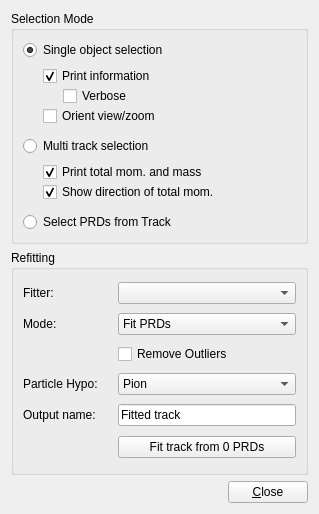
<?xml version="1.0" encoding="UTF-8"?>
<ui version="4.0">
 <class>TrackSysSettingsInteractionsForm</class>
 <widget class="QWidget" name="TrackSysSettingsInteractionsForm">
  <property name="geometry">
   <rect>
    <x>0</x>
    <y>0</y>
    <width>319</width>
    <height>514</height>
   </rect>
  </property>
  <property name="windowTitle">
   <string>Form</string>
  </property>
  <layout class="QVBoxLayout" name="verticalLayout">
   <item>
    <widget class="QGroupBox" name="groupBox_3">
     <property name="title">
      <string>Selection Mode</string>
     </property>
     <layout class="QVBoxLayout">
      <item>
       <widget class="QRadioButton" name="radioButton_selmode_single">
        <property name="text">
         <string>Single object selection</string>
        </property>
        <property name="checked">
         <bool>true</bool>
        </property>
       </widget>
      </item>
      <item>
       <layout class="QVBoxLayout">
        <property name="spacing">
         <number>0</number>
        </property>
        <property name="leftMargin">
         <number>20</number>
        </property>
        <property name="bottomMargin">
         <number>4</number>
        </property>
        <item>
         <layout class="QVBoxLayout">
          <property name="spacing">
           <number>0</number>
          </property>
          <item>
           <widget class="QCheckBox" name="checkBox_selsingle_printinfo">
            <property name="text">
             <string>Print information</string>
            </property>
            <property name="checked">
             <bool>true</bool>
            </property>
           </widget>
          </item>
          <item>
           <layout class="QHBoxLayout">
            <item>
             <spacer>
              <property name="orientation">
               <enum>Qt::Horizontal</enum>
              </property>
              <property name="sizeType">
               <enum>QSizePolicy::Fixed</enum>
              </property>
              <property name="sizeHint" stdset="0">
               <size>
                <width>20</width>
                <height>20</height>
               </size>
              </property>
             </spacer>
            </item>
            <item>
             <widget class="QCheckBox" name="checkBox_selsingle_printinfo_verbose">
              <property name="text">
               <string>Verbose</string>
              </property>
             </widget>
            </item>
           </layout>
          </item>
         </layout>
        </item>
        <item>
         <widget class="QCheckBox" name="checkBox_selsingle_orientzoom">
          <property name="text">
           <string>Orient view/zoom</string>
          </property>
         </widget>
        </item>
       </layout>
      </item>
      <item>
       <widget class="QRadioButton" name="radioButton_selmode_multitracks">
        <property name="text">
         <string>Multi track selection</string>
        </property>
       </widget>
      </item>
      <item>
       <layout class="QVBoxLayout">
        <property name="spacing">
         <number>0</number>
        </property>
        <property name="leftMargin">
         <number>20</number>
        </property>
        <property name="bottomMargin">
         <number>4</number>
        </property>
        <item>
         <widget class="QCheckBox" name="checkBox_sel_printtotmom">
          <property name="text">
           <string>Print total mom. and mass</string>
          </property>
          <property name="checked">
           <bool>true</bool>
          </property>
         </widget>
        </item>
        <item>
         <widget class="QCheckBox" name="checkBox_sel_showtotmom">
          <property name="text">
           <string>Show direction of total mom.</string>
          </property>
          <property name="checked">
           <bool>true</bool>
          </property>
         </widget>
        </item>
       </layout>
      </item>
      <item>
       <widget class="QRadioButton" name="radioButton_selmode_trackfits">
        <property name="toolTip">
         <string>Particularly useful for refit from PRDs</string>
        </property>
        <property name="text">
         <string>Select PRDs from Track</string>
        </property>
       </widget>
      </item>
     </layout>
    </widget>
   </item>
   <item>
    <widget class="QGroupBox" name="groupBox_refitting">
     <property name="title">
      <string>Refitting</string>
     </property>
     <layout class="QGridLayout" name="gridLayout">
      <item row="0" column="0">
       <widget class="QLabel" name="label">
        <property name="text">
         <string>Fitter:</string>
        </property>
       </widget>
      </item>
      <item row="0" column="1" colspan="2">
       <widget class="QComboBox" name="comboBox_fitters">
        <property name="toolTip">
         <string>Select from currently available fitters</string>
        </property>
       </widget>
      </item>
      <item row="1" column="1" colspan="2">
       <widget class="QComboBox" name="comboBox_fitterMode">
        <property name="toolTip">
         <string>Chooses the mode in which the fitter runs.</string>
        </property>
        <item>
         <property name="text">
          <string>Fit PRDs</string>
         </property>
        </item>
        <item>
         <property name="text">
          <string>Refit Track</string>
         </property>
        </item>
       </widget>
      </item>
      <item row="2" column="1" colspan="2">
       <widget class="QCheckBox" name="checkBox_removeOutliers">
        <property name="text">
         <string>Remove Outliers</string>
        </property>
       </widget>
      </item>
      <item row="3" column="0">
       <widget class="QLabel" name="label_4">
        <property name="text">
         <string>Particle Hypo:</string>
        </property>
       </widget>
      </item>
      <item row="3" column="1" colspan="2">
       <widget class="QComboBox" name="comboBox_particleHypo">
        <property name="toolTip">
         <string>Chooses the mode in which the fitter runs.</string>
        </property>
        <item>
         <property name="text">
          <string>Pion</string>
         </property>
        </item>
        <item>
         <property name="text">
          <string>Non Interacting</string>
         </property>
        </item>
        <item>
         <property name="text">
          <string>Electron</string>
         </property>
        </item>
        <item>
         <property name="text">
          <string>Muon</string>
         </property>
        </item>
        <item>
         <property name="text">
          <string>Kaon</string>
         </property>
        </item>
        <item>
         <property name="text">
          <string>Proton</string>
         </property>
        </item>
        <item>
         <property name="text">
          <string>Photon</string>
         </property>
        </item>
       </widget>
      </item>
      <item row="4" column="0">
       <widget class="QLabel" name="label_2">
        <property name="text">
         <string>Output name:</string>
        </property>
       </widget>
      </item>
      <item row="4" column="1" colspan="2">
       <widget class="QLineEdit" name="lineEdit_fittedTrackCollName">
        <property name="text">
         <string>Fitted track</string>
        </property>
       </widget>
      </item>
      <item row="5" column="0">
       <spacer name="horizontalSpacer">
        <property name="orientation">
         <enum>Qt::Horizontal</enum>
        </property>
        <property name="sizeType">
         <enum>QSizePolicy::Preferred</enum>
        </property>
        <property name="sizeHint" stdset="0">
         <size>
          <width>78</width>
          <height>24</height>
         </size>
        </property>
       </spacer>
      </item>
      <item row="5" column="1" colspan="2">
       <widget class="QPushButton" name="pushButton_refit">
        <property name="text">
         <string>Fit track from 0 PRDs</string>
        </property>
       </widget>
      </item>
      <item row="1" column="0">
       <widget class="QLabel" name="label_3">
        <property name="text">
         <string>Mode:</string>
        </property>
       </widget>
      </item>
     </layout>
    </widget>
   </item>
   <item>
    <layout class="QHBoxLayout" name="horizontalLayout">
     <item>
      <spacer>
       <property name="orientation">
        <enum>Qt::Horizontal</enum>
       </property>
       <property name="sizeHint" stdset="0">
        <size>
         <width>98</width>
         <height>18</height>
        </size>
       </property>
      </spacer>
     </item>
     <item>
      <widget class="QPushButton" name="pushButton_close">
       <property name="text">
        <string>&amp;Close</string>
       </property>
      </widget>
     </item>
    </layout>
   </item>
  </layout>
 </widget>
 <resources/>
 <connections/>
</ui>
